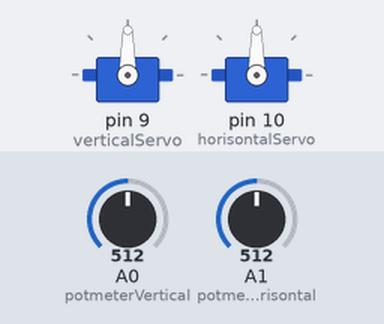
The sketch below on a simulated Arduino Uno, built with avr-gcc and run on an emulated ATmega328P. Parts: 2 × servo. Inputs (shaded band) come from the test bench; at power-on: A0 (potmeterVertical) = 512, A1 (potmeterHorisontal) = 512.

Above: at 1.2 s.
1.3 s: A0 (potmeterVertical) set to 716
At 2.2 s:
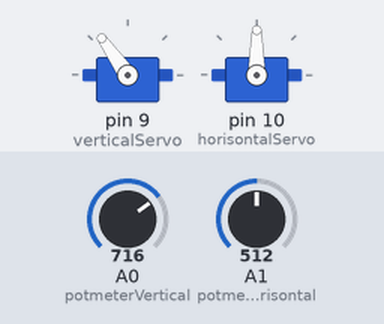
2.8 s: A1 (potmeterHorisontal) set to 716
At 3.3 s:
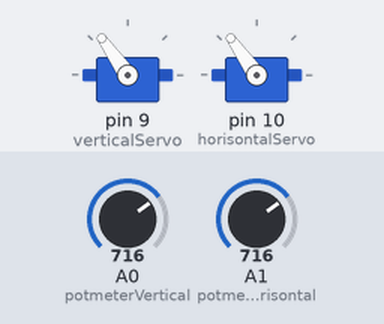
4.3 s: A0 (potmeterVertical) set to 900
At 5.5 s:
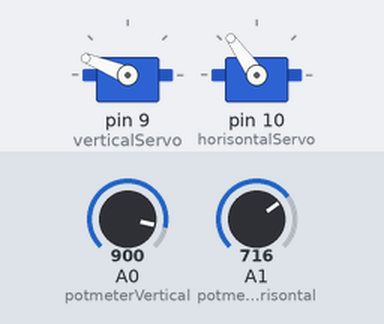
5.8 s: A1 (potmeterHorisontal) set to 900
At 6.8 s:
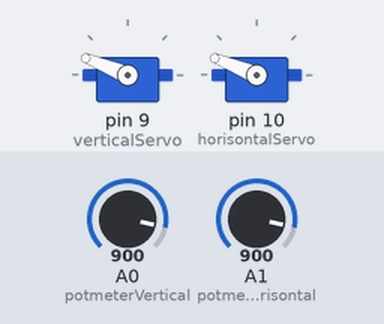
7.3 s: A0 (potmeterVertical) set to 1023
At 7.9 s:
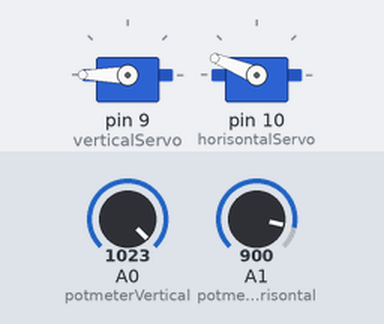
8.8 s: A1 (potmeterHorisontal) set to 1023
At 9.1 s:
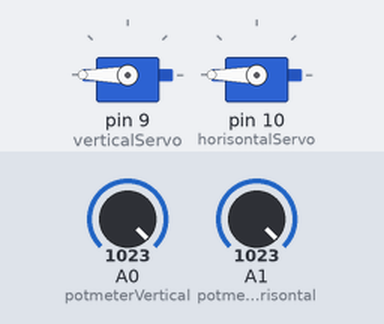
Timing chart, 0 to 11.3 s (numbered marks = the images above; inputs shaded):
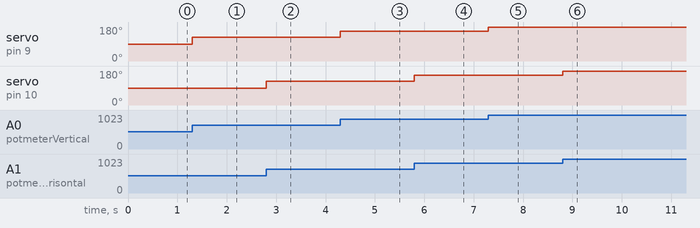

The sketch:

servoTest.ino
```cpp
#include <Servo.h>

Servo verticalServo;
Servo horisontalServo;

const int verticalServoPin = 9;
const int horisontalServoPin = 10;
const int t = 1000;


const int potmeterVertical = A0;
const int potmeterHorisontal = A1;


void setup(){
    verticalServo.attach(9);
    horisontalServo.attach(10);
    pinMode(potmeterVertical, INPUT);
    pinMode(potmeterHorisontal, INPUT);
    Serial.begin(9600);

}

void loop(){
    potmeterControl();

}

void potmeterControl(){
    int verticalControl = analogRead(potmeterVertical);
    int horisontalControl = analogRead(potmeterHorisontal);
    int verticalValue = map(verticalControl, 0, 1023, 0 , 180);
    int horisontalValue = map(horisontalControl, 0, 1023, 0, 180);
    //Serial.println(verticalValue);
    //Serial.println(horisontalValue);
    verticalServo.write(verticalValue);
    horisontalServo.write(horisontalValue);


}
```

Measured:
- after the input at 1.3 s, servo on pin 9 (verticalServo): 90° → 125° at once
- after the input at 2.8 s, servo on pin 10 (horisontalServo): 90° → 125° at once
- after the input at 4.3 s, servo on pin 9 (verticalServo): 125° → 158° at once
- after the input at 5.8 s, servo on pin 10 (horisontalServo): 125° → 158° at once
- after the input at 7.3 s, servo on pin 9 (verticalServo): 158° → 180° at once
- after the input at 8.8 s, servo on pin 10 (horisontalServo): 158° → 180° at once
